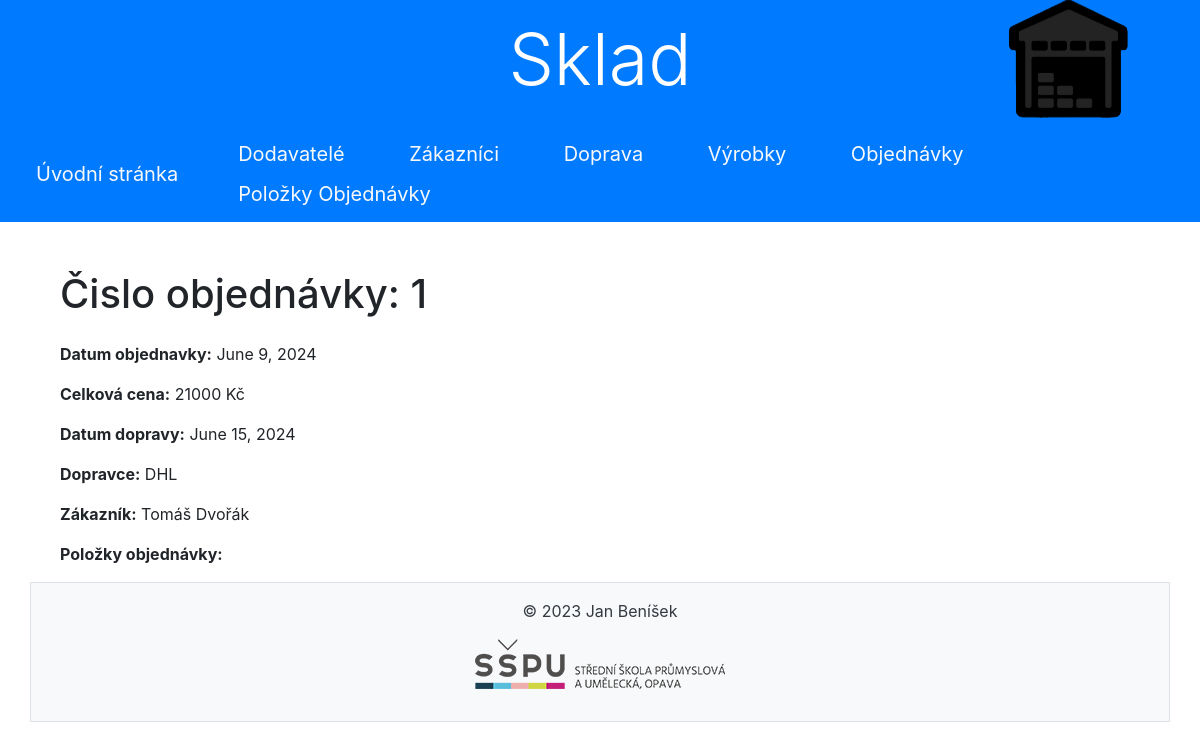
/objednavky/1/, run on the app's committed database.
### sklad/models.py (models this page shows, shortened)
class Objednavky(models.Model):
    datum_objednavky = models.DateField(verbose_name='Datum objednávky', help_text='Zadejte datum objednávky')
    cena_objednavky = models.IntegerField(verbose_name='Cena objednávky',
                                          help_text='Zadejte cenu objednávky')
    datum_dopravy = models.DateField(verbose_name='Datum dopravy', help_text='Zadejte datum dopravy')
    doprava_id_dopravce = models.ForeignKey(Doprava, on_delete=models.CASCADE)
    zakaznici_id_zakaznik = models.ForeignKey(Zakaznici, on_delete=models.CASCADE)
    class Meta:
        db_table = 'objednavky'
        ordering = ['datum_objednavky']
        verbose_name = 'Objednávka'
        verbose_name_plural = 'Objednávky'

class Doprava(models.Model):
    nazev_dopravce = models.CharField(max_length=50, verbose_name='Nazev dopravce', help_text='Zadejte název dopravce')
    adresa_dopravce = models.CharField(max_length=50, verbose_name='Adresa dopravce', help_text='Zadejte adresu dopravce')
    fotografie = models.ImageField(upload_to='dopravce/', verbose_name='Fotografie', blank=True, null=True)
    class Meta:
        db_table = 'doprava'
        ordering = ['nazev_dopravce']
        verbose_name = 'Dopravce'
        verbose_name_plural = 'Dopravci'
    def __str__(self):
        return self.nazev_dopravce

class Zakaznici(models.Model):
    jmeno_zakaznik = models.CharField(max_length=50, verbose_name='Jmeno zákazníka',help_text='Zadejte jméno ')
    prijmeni_zakaznik = models.CharField(max_length=50, verbose_name='Příjmení zákazníka',help_text='Zadejte příjmení')
    email_zakaznik = models.CharField(max_length=50, unique=True, verbose_name='Email zákazníka',help_text='Zadejte email')
    telefon_zakaznik = models.CharField(max_length= 13, unique=True, verbose_name='Telefon zákazníka',help_text='Zadejte telefon')
    zeme_zakaznik = models.CharField(max_length=50,verbose_name='Země',help_text='Zadejte název Země')
    mesto_zakaznik = models.CharField(max_length=50,verbose_name='Město',help_text='Název Města')
    ulice_zakaznik = models.CharField(max_length=50,verbose_name='Ulice',help_text='Název Ulici')
    psc_zakaznik = models.IntegerField(verbose_name='Psč',help_text='Psč města')
    fotografie = models.ImageField(upload_to='zakaznik/', verbose_name='Fotografie', blank=True, null=True)
    class Meta:
        db_table = 'zakaznici'
        ordering = ['prijmeni_zakaznik', 'jmeno_zakaznik']
        verbose_name = 'Zákazník'
        verbose_name_plural = 'Zákazníci'
        unique_together = (('jmeno_zakaznik', 'prijmeni_zakaznik', 'email_zakaznik', 'telefon_zakaznik'),)
    def __str__(self):
        return f"{self.jmeno_zakaznik} {self.prijmeni_zakaznik}"

### sklad/views.py (the view)
# urls.py: path('objednavky/<int:pk>/', views.ObjednavkyDetailView.as_view(), name='objednavky_detail'),
class ObjednavkyDetailView(DetailView):
    model = Objednavky
    template_name = 'objednavky/objednavky_detail.html'
    context_object_name = 'objednavka'

### sklad/templates/objednavky/objednavky_detail.html
{% extends 'base.html' %}
{% block content %}
    <div class="container mt-5">
        <h1 class="mb-4"> Čislo objednávky: {{ objednavka.pk }}</h1>
        <p><strong>Datum objednavky:</strong> {{ objednavka.datum_objednavky }}</p>
        <p><strong>Celková cena:</strong> {{ objednavka.cena_objednavky }} Kč</p>
        <p><strong>Datum dopravy:</strong> {{ objednavka.datum_dopravy }} </p>
        <p><strong>Dopravce:</strong> {{ objednavka.doprava_id_dopravce }} </p>
        <p><strong>Zákazník:</strong> {{ objednavka.zakaznici_id_zakaznik }}</p>
        <p><strong>Položky objednávky:</strong> <a href="{% url 'sklad:polozky_objednavky_detail' objednavka.pk %}">  </a> </p>
    </div>
{% endblock %}

### data on the page
Objednavky: pk "1", datum_objednavky "June 9, 2024", cena_objednavky "21000", datum_dopravy "June 15, 2024", doprava_id_dopravce "DHL", zakaznici_id_zakaznik "Tomáš Dvořák"
